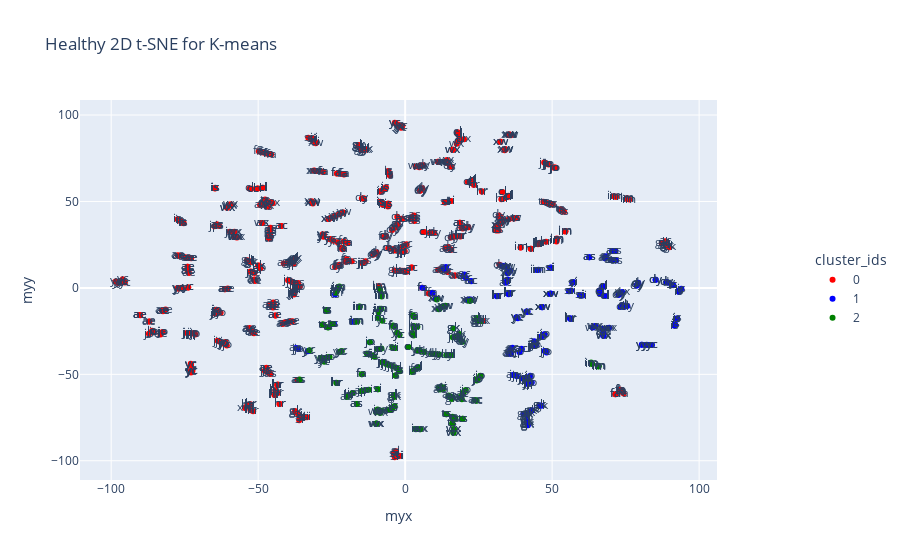

Source (notebook cell):
### Code cell
tsne_input = df_healthy[emgs].to_numpy()
data_tsne = TSNE(n_components=2, learning_rate='auto', init='random', perplexity=3).fit_transform(tsne_input)
data_tsne = pd.DataFrame(data_tsne, columns=['myx', 'myy'])
data_tsne['cluster_ids'] = df_healthy['cluster'].to_numpy().astype(str)
data_tsne['subject_ids'] = df_healthy['subject_id'].to_numpy()

unique_clusters = sorted(data_tsne['cluster_ids'].unique())
# palette = px.colors.qualitative.Plotly 


# color_map = {str(cluster): palette[i % len(palette)] for i, cluster in enumerate(unique_clusters)}

fig = px.scatter(data_tsne,
                    x='myx', y='myy', 
                    color='cluster_ids',
                    text='subject_ids',
                    title='Healthy 2D t-SNE for K-means', 
                    color_discrete_map=color_map,
                    category_orders={'cluster_ids': unique_clusters},
                    
)
fig.update_layout(
    legend=dict(
        x=1.15,
        y=0.5, 
        xanchor='left',
        yanchor='middle' 
    )
)

fig.show()
fig.write_html('test.html')

### Figure 1 — Plotly figure (JSON) as saved in the notebook; plotly's stock layout.template omitted (floating-point values rounded to 4 significant figures; data arrays with more than 128 entries replaced by an {"elided": "..."} marker saying what was removed)
{"data": [{"hovertemplate": "cluster_ids=0<br>myx=%{x}<br>myy=%{y}<br>subject_ids=%{text}<extra></extra>", "legendgroup": "0", "marker": {"color": "red", "symbol": "circle"}, "mode": "markers+text", "name": "0", "orientation": "v", "showlegend": true, "text": {"elided": "518 str values"}, "type": "scatter", "x": {"elided": "518 float values"}, "xaxis": "x", "y": {"elided": "518 float values"}, "yaxis": "y"}, {"hovertemplate": "cluster_ids=1<br>myx=%{x}<br>myy=%{y}<br>subject_ids=%{text}<extra></extra>", "legendgroup": "1", "marker": {"color": "blue", "symbol": "circle"}, "mode": "markers+text", "name": "1", "orientation": "v", "showlegend": true, "text": {"elided": "186 str values"}, "type": "scatter", "x": {"elided": "186 float values"}, "xaxis": "x", "y": {"elided": "186 float values"}, "yaxis": "y"}, {"hovertemplate": "cluster_ids=2<br>myx=%{x}<br>myy=%{y}<br>subject_ids=%{text}<extra></extra>", "legendgroup": "2", "marker": {"color": "green", "symbol": "circle"}, "mode": "markers+text", "name": "2", "orientation": "v", "showlegend": true, "text": {"elided": "205 str values"}, "type": "scatter", "x": {"elided": "205 float values"}, "xaxis": "x", "y": {"elided": "205 float values"}, "yaxis": "y"}], "layout": {"legend": {"title": {"text": "cluster_ids"}, "tracegroupgap": 0, "x": 1.15, "xanchor": "left", "y": 0.5, "yanchor": "middle"}, "title": {"text": "Healthy 2D t-SNE for K-means"}, "xaxis": {"anchor": "y", "domain": [0, 1], "title": {"text": "myx"}}, "yaxis": {"anchor": "x", "domain": [0, 1], "title": {"text": "myy"}}}}
